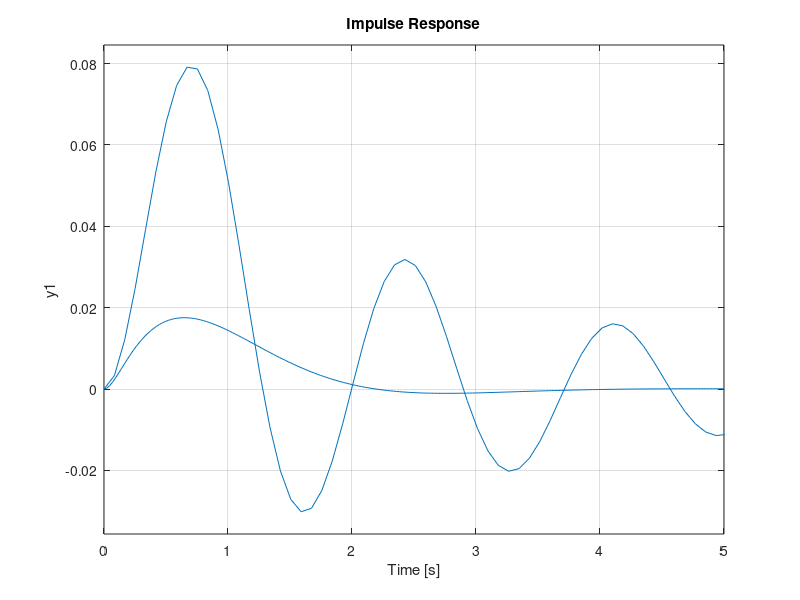
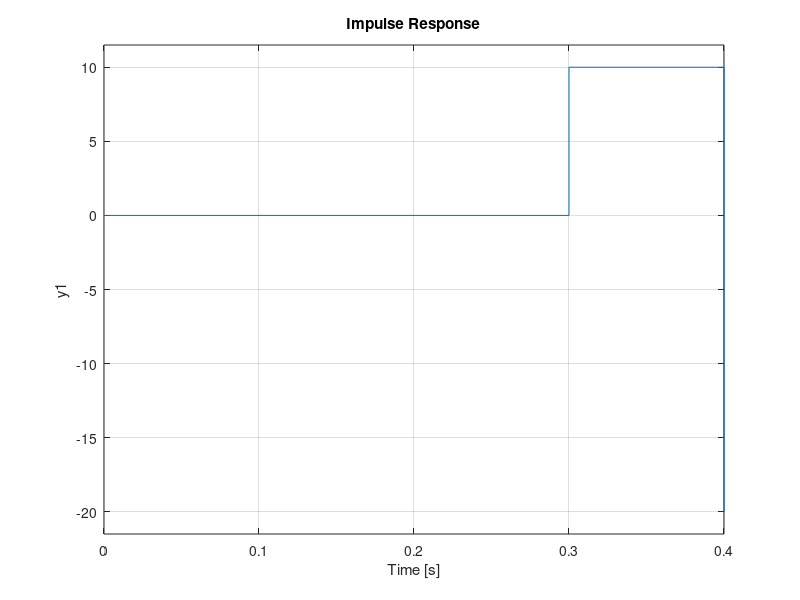
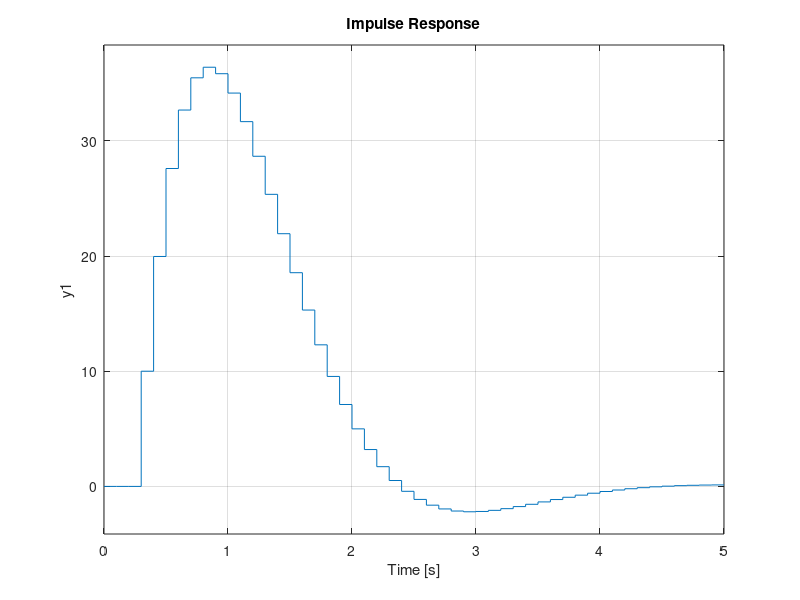

Here is the MATLAB script that generated these plots, in order:
close all
clear

A = [0 1 0;
     0 0 1;
     -18 -15 -2;
     ];
 
B = [0;
     0;
     1
     ];

C = [1 0 0];

D = 0;

controllability_matrix = [B A*B A^2*B];

ts = 0.1; % Sampling Time

% Continuous Time
poles = [-1.33+1.49j, -1.33-1.49j, -13.3];
impulse(ss(A,B,C,D))
K = place(A,B,poles);
hold on
impulse(ss(A-B*K,B,C,D))
hold off

figure(2)
% Discrete Time
sys = ss(A,B,C,D,ts);
impulse(sys)
figure(3)
poles_controlled = exp(poles*ts);
K_controlled = acker(A, B, poles_controlled); % Dead Beat Controller
sys_controlled = ss(A-B*K_controlled, B, C, D, ts);
impulse(sys_controlled)
